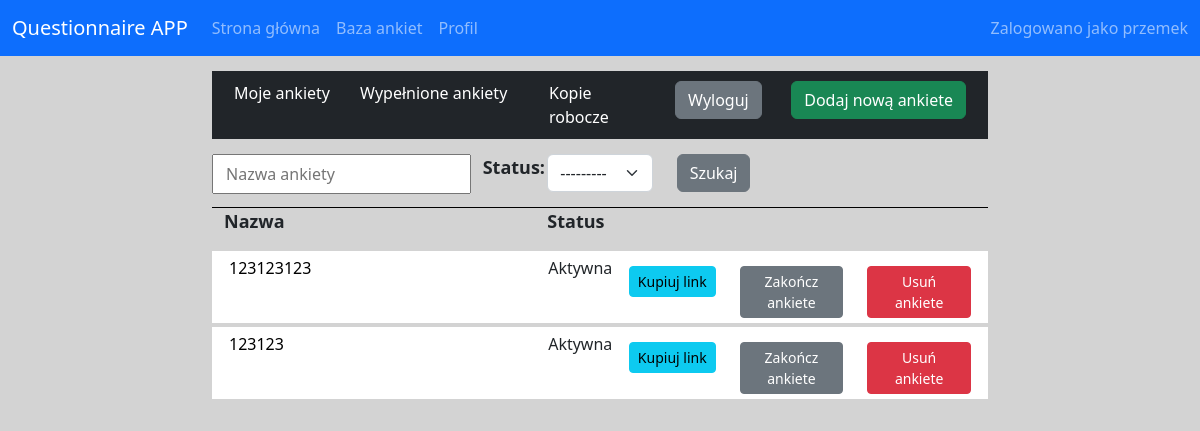
/myQuestionnaires (signed in), run on the app's committed database.
### main/models.py (models this page shows, shortened)
class Questionnaire(models.Model):
    text = models.CharField(max_length=50)
    questions = models.ManyToManyField(Question, blank=True)
    owner = models.ForeignKey(User, on_delete=models.SET_NULL, null=True)
    public = models.BooleanField(null=True, default=False)
    publicResults = models.BooleanField(null=True, blank=True)
    password = models.CharField(max_length=200, blank=True, null=True)
    date = models.DateField(auto_now_add=True, null=True)
    active = models.BooleanField(null=True, default=True)

### main/views.py (the view)
# urls.py: path('myQuestionnaires', views.myQuestionnaires, name='myQuestionnaires'),
def myQuestionnaires(request):
    questionnaires = Questionnaire.objects.filter(owner=request.user, public=True)
    Myfilter = QuestionnairesFilter(request.GET, queryset=questionnaires)
    questionnaires = Myfilter.qs
    context = {'questionnaires': questionnaires, 'Myfilter': Myfilter}
    return render(request, 'myQuestionnaires.html', context)

### main/templates/main/myQuestionnaires.html (shortened to what this page needs)
{% extends 'profile.html' %}
{% block data %}
<form method="get" action="">
        <div class="row" style="margin-top: 15px;">
            {{Myfilter.form.text}}
            <div class="col-lg-1 col-2 text-center">
                <p class="atr1">Status:</p>
            </div>
            <div class="col-lg-2 col-4">
                {{Myfilter.form.active}}
            </div>
            <div class="col-2">
                <button type="submit" class="btn btn-secondary">Szukaj</button>
            </div>
        </div>
        <div class="row" style="border-bottom: 1px solid #000; margin-top: 10px;"></div>
</form>
<div class="row">
        <div class="col-5"><p class="atr1">Nazwa</p></div>
        <div class="col-1 d-none d-xl-block"><p class="atr1">Status</p></div>
    </div>
    {% for questionnaire in questionnaires %}
        {% if questionnaire.public == True %}
            <div class="row" style="background-color:white;padding:5px;border-bottom:4px solid #D3D3D3">
                <div class="col-xl-5 col-12"><a class="Qprofile" href="{% url 'questionnaireResults' questionnaire.id %}" >{{questionnaire.text}}</a></div>
                    {% if questionnaire.active == True %}
                        <div class="col-1 d-none d-xl-block"><p>Aktywna</p></div>
                        <div class="col-xl-2 col-3 text-end" style="margin-top:10px;">
                            <button class="btn btn-info  btn-sm" data-hex="{% url 'questionnaireProfile' questionnaire.id %}">Kupiuj link</button>
                        </div>
                        <div class="col-xl-2 col-4 text-end">
                            <form method="post" action="{% url 'disableQuestionnaire' questionnaire.id %}">
                                <button type="submit" class="btn btn-secondary btn-sm" style="margin-top:10px;" name="inactive">Zakończ ankiete</button>
                            </form>
                        </div>
                        <div class="col-xl-2 col-4 text-end">
                            <form method="post" action="{% url 'deleteQuestionnaire' questionnaire.id %}">
                                <button type="submit" class="btn btn-danger  btn-sm" style="margin-top:10px;">Usuń ankiete</button>
                            </form>
                        </div>
                    {% endif %}
            </div>
        {% endif %}
    {% endfor %}
</div>
{% endblock %}

### main/templates/main/base.html (shortened to what this page needs)
<!DOCTYPE html>
{% load static %}
<html lang="en">
<head>
    <link rel="stylesheet" type="text/css" href="{% static '/css/style.css' %}">
    <link rel="stylesheet" type="text/css" href="{% static '/css/bootstrap.css' %}">
</head>
<body>
<header>
    <nav class="navbar navbar-expand-lg navbar-dark bg-primary">
        <div class="container-fluid">
            <a class="navbar-brand" href="{% url 'home' %}">Questionnaire APP</a>
            <div class="collapse navbar-collapse" id="navbarNavAltMarkup">
                <div class="navbar-nav">
                    <a class="nav-link" href="{% url 'home' %}">Strona główna</a>
                    <a class="nav-link" href="{% url 'questionnaire_DataBase' %}">Baza ankiet</a>
                    <a class="nav-link" href="{% url 'profile' %}">Profil</a>
                </div>
            </div>
            <div class="navbar-nav navbar-right" >
                {% if request.user.is_authenticated %}
                    <span class="navbar-text">
                        Zalogowano jako {{request.user}}
                    </span>
                {% else %}
                    <a class="nav-link" href="{% url 'login' %}">Zaloguj</a>
                    <a class="nav-link" href="{% url 'register' %}">Zarejestruj</a>
                {% endif %}
            </div>
        </div>
    </nav>
</header>
<main>
    <div class="container-fluid " id="test">
        <div class="row ">
            <div class="col-lg-2 col-md-12">
            </div>
            <div class="col-lg-8 col-md-12">
                <article>
                        {% block content %}
                        {% endblock %}
            </div>
        </div>
</main>
</body>
</html>

### main/static/css/style.css (style rules this page uses)
main { background-color: #D3D3D3; }
.atr1 { font-size: 18px; font-weight: 600; }
.Qprofile { text-decoration: none; color: black; }

### data on the page
Questionnaire: text "123123123", active "Aktywna"
Questionnaire: text "123123", active "Aktywna"

### other printed values
{{ request.user }} "przemek"
